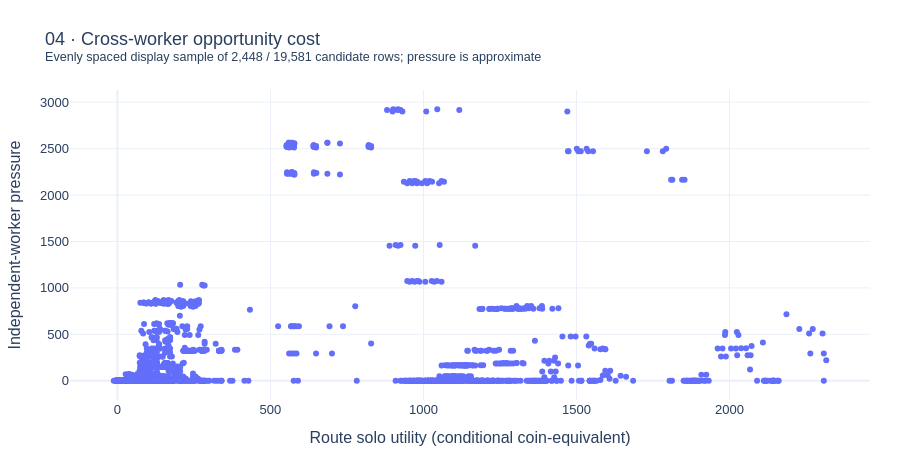

Source (notebook cell):
### Code cell
screen_plots[2].show()
print('Opportunity cost here means alternatives lost by other workers on YOUR farm, not hidden opponent information.')

### Figure 1 — Plotly figure (JSON) as saved in the notebook; plotly's stock layout.template omitted (floating-point values rounded to 4 significant figures; data arrays with more than 128 entries replaced by an {"elided": "..."} marker saying what was removed)
{"data": [{"customdata": {"elided": "2448x3 mixed values"}, "hovertemplate": "Solo utility %{x}<br>Pressure %{y}<br>Worker %{customdata[0]}<br>First %{customdata[1]}<br>%{customdata[2]}<extra></extra>", "mode": "markers", "type": "scatter", "x": {"elided": "2448 float values"}, "y": {"elided": "2448 float values"}}], "layout": {"font": {"family": "Arial", "size": 13}, "height": 470, "legend": {"orientation": "h", "y": -0.2}, "margin": {"b": 70, "l": 70, "r": 30, "t": 90}, "title": {"text": "04 · Cross-worker opportunity cost<br><sup>Evenly spaced display sample of 2,448 / 19,581 candidate rows; pressure is approximate</sup>"}, "xaxis": {"title": {"text": "Route solo utility (conditional coin-equivalent)"}}, "yaxis": {"title": {"text": "Independent-worker pressure"}}}}
